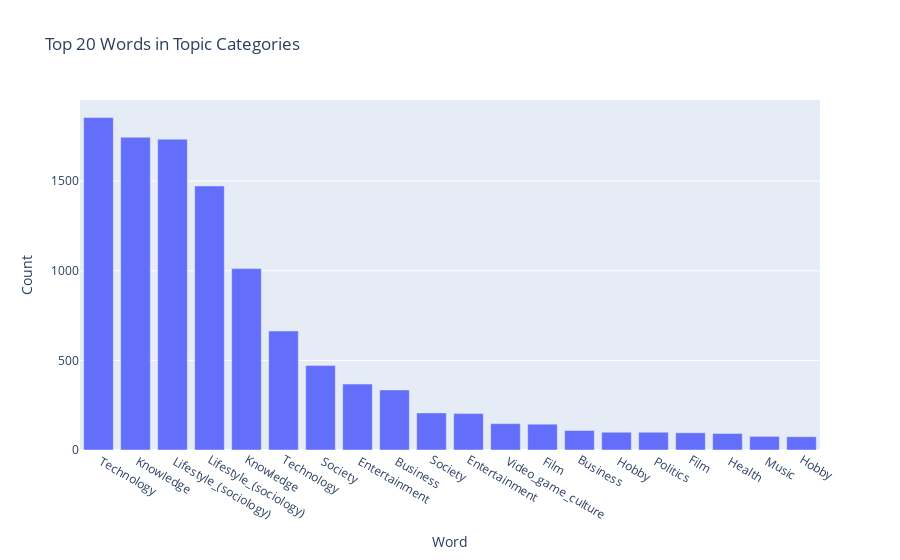

Notebook cell for this chart:
### Code cell
#which word appears most in the topicCategories, sepearated by ';
def count_words_in_topic_categories(df):
    from collections import Counter
    all_words = []
    for categories in df['topicCategories'].dropna():
        words = categories.split(';')
        all_words.extend(words)
    return Counter(all_words)

word_counts = count_words_in_topic_categories(df)
def plot_word_counts(word_counts):
    import plotly.express as px
    words, counts = zip(*word_counts.most_common(20))
    fig = px.bar(x=words, y=counts, labels={'x': 'Word', 'y': 'Count'},
                 title='Top 20 Words in Topic Categories')
    fig.show()
plot_word_counts(word_counts)

### Figure 1 — Plotly figure (JSON) as saved in the notebook; plotly's stock layout.template omitted (floating-point values rounded to 4 significant figures)
{"data": [{"alignmentgroup": "True", "hovertemplate": "Word=%{x}<br>Count=%{y}<extra></extra>", "legendgroup": "", "marker": {"color": "#636efa", "pattern": {"shape": ""}}, "name": "", "offsetgroup": "", "orientation": "v", "showlegend": false, "textposition": "auto", "type": "bar", "x": [" Technology", " Knowledge", " Lifestyle_(sociology)", "Lifestyle_(sociology)", "Knowledge", "Technology", " Society", " Entertainment", " Business", "Society", "Entertainment", " Video_game_culture", " Film", "Business", " Hobby", " Politics", "Film", " Health", " Music", "Hobby"], "xaxis": "x", "y": [1855, 1745, 1734, 1473, 1012, 664, 472, 368, 335, 207, 203, 147, 144, 109, 99, 99, 96, 92, 76, 74], "yaxis": "y"}], "layout": {"barmode": "relative", "legend": {"tracegroupgap": 0}, "title": {"text": "Top 20 Words in Topic Categories"}, "xaxis": {"anchor": "y", "domain": [0, 1], "title": {"text": "Word"}}, "yaxis": {"anchor": "x", "domain": [0, 1], "title": {"text": "Count"}}}}
